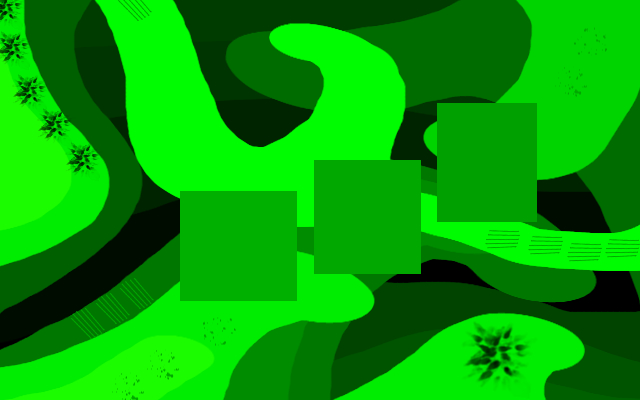
%> input picture Image_Processing_prt2/Thresholding5.jpg, 640 x 400 px
$ octave zad1.m   (GNU Octave 9; MATLAB toolbox functions it lacks are replaced by stand-ins)
%> lines starting %> are read from the running program, lines starting %| are printed output that depends on the picture; in (x1, y1, x2, y2) boxes, pixels count from 0 and x2, y2 are one past the last pixel; in counts of white or black regions, pixels touching at a corner belong together; the program's own positions count from 1
clc
close all
clear all

im = imread("Thresholding5.jpg");
%> im is the input picture: size 400x640x3 uint8; mean R, G, B 1.6, 160.5, 0.3
figure(1)
imshow(im);

img = rgb2gray(im);
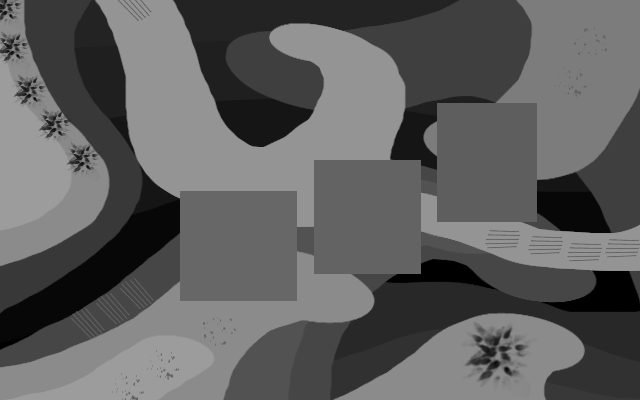
%> img: size 400x640 uint8; min 0, max 157, mean 94.6
figure(2)
imshow(img)

%% Binarization
threshold = graythresh(im)
%> threshold = 0.4
imbw = im2bw(im,threshold);
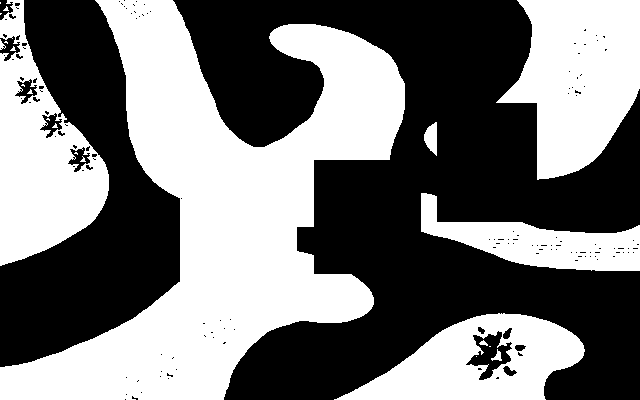
%> imbw: size 400x640 logical; 47.3% white; 22 white regions (13 under 20 px), largest, box (x1, y1, x2, y2) and area: (0, 0, 405, 400) 68461, (496, 0, 640, 180) 17238, (0, 0, 109, 266) 15350

threshold = 99/256 + 0.01;
imbw = im2bw(img,threshold);
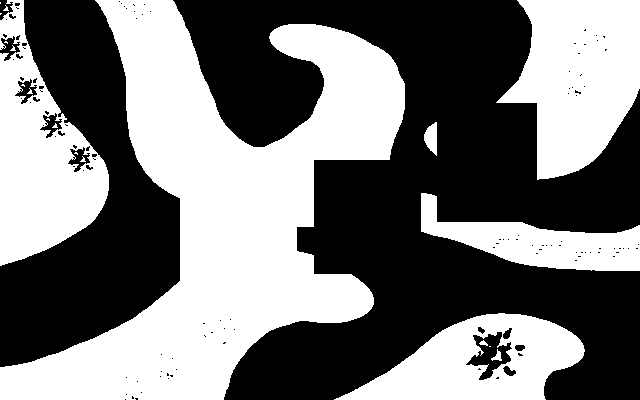
%> imbw: size 400x640 logical; 47.4% white; 20 white regions (12 under 20 px), largest, box (x1, y1, x2, y2) and area: (0, 0, 405, 400) 68496, (496, 0, 640, 180) 17247, (0, 0, 109, 266) 15418
figure(3)
imshow(imbw)

threshold2 = 99/256;
imbw2 = im2bw(img,threshold2);
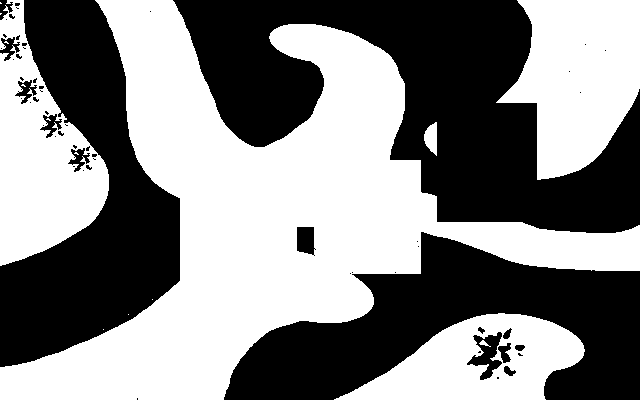
%> imbw2: size 400x640 logical; 52.3% white; 59 black regions (44 under 20 px), largest, box (x1, y1, x2, y2) and area: (173, 0, 640, 233) 52514, (224, 232, 640, 400) 33829, (0, 0, 180, 367) 32977
figure(4)
imshow(imbw2)

%% Subtraction
Image = imsubtract(imbw2, imbw);
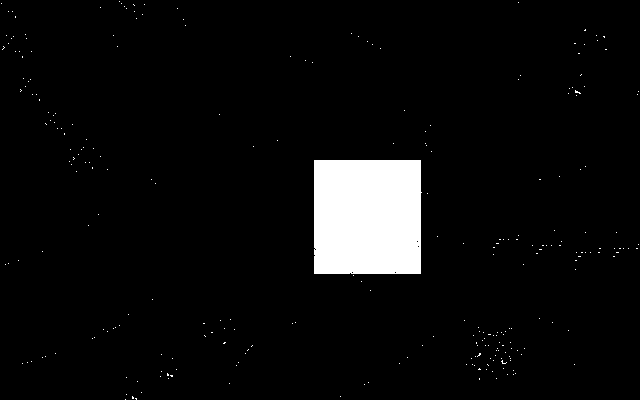
%> Image: size 400x640 double; values 0 (black) and 1 (white), 4.9% white; 270 white regions (269 under 20 px), largest, box (x1, y1, x2, y2) and area: (314, 160, 422, 274) 12191

figure(5)
imshow(Image)

%% Mask
se1 = strel('disk',3);
%bw_erode = imerode(Image,se1)
bw_close = imclose(Image,se1)
%> bw_close: size 400x640 double; values 0 (black) and 1 (white), 4.9% white; 238 white regions (235 under 20 px), largest, box (x1, y1, x2, y2) and area: (314, 160, 422, 276) 12203, (614, 248, 624, 253) 20, (576, 252, 586, 257) 20
bw_open1 = imopen(bw_close,se1);
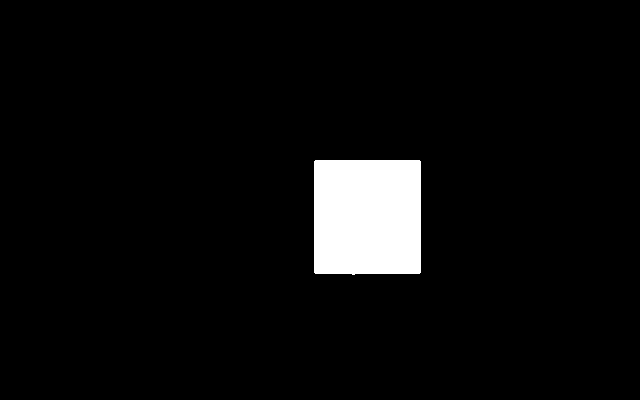
%> bw_open1: size 400x640 double; values 0 (black) and 1 (white), 4.8% white; 1 white region, box (x1, y1, x2, y2) and area: (314, 160, 421, 275) 12197

figure(6)
imshow(bw_open1)

%I = not(bw_open1);
%figure(7)
%imshow(I)
